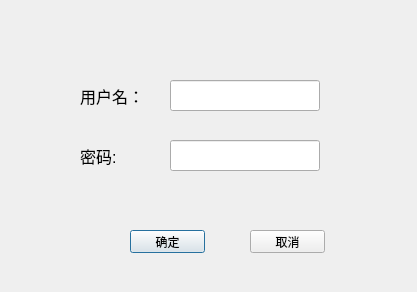
<?xml version="1.0" encoding="UTF-8"?>
<ui version="4.0">
 <class>Login</class>
 <widget class="QDialog" name="Login">
  <property name="geometry">
   <rect>
    <x>0</x>
    <y>0</y>
    <width>417</width>
    <height>292</height>
   </rect>
  </property>
  <property name="windowTitle">
   <string>Dialog</string>
  </property>
  <widget class="QLabel" name="label">
   <property name="geometry">
    <rect>
     <x>80</x>
     <y>80</y>
     <width>61</width>
     <height>31</height>
    </rect>
   </property>
   <property name="font">
    <font>
     <pointsize>12</pointsize>
    </font>
   </property>
   <property name="text">
    <string>用户名：</string>
   </property>
  </widget>
  <widget class="QLabel" name="label_2">
   <property name="geometry">
    <rect>
     <x>80</x>
     <y>140</y>
     <width>61</width>
     <height>31</height>
    </rect>
   </property>
   <property name="font">
    <font>
     <pointsize>12</pointsize>
    </font>
   </property>
   <property name="text">
    <string>密码:</string>
   </property>
  </widget>
  <widget class="QLineEdit" name="lineEdit_loginName">
   <property name="geometry">
    <rect>
     <x>170</x>
     <y>80</y>
     <width>150</width>
     <height>31</height>
    </rect>
   </property>
  </widget>
  <widget class="QLineEdit" name="lineEdit_loginPassword">
   <property name="geometry">
    <rect>
     <x>170</x>
     <y>140</y>
     <width>150</width>
     <height>31</height>
    </rect>
   </property>
   <property name="echoMode">
    <enum>QLineEdit::Password</enum>
   </property>
  </widget>
  <widget class="QPushButton" name="pushButton">
   <property name="geometry">
    <rect>
     <x>130</x>
     <y>230</y>
     <width>75</width>
     <height>23</height>
    </rect>
   </property>
   <property name="text">
    <string>确定</string>
   </property>
  </widget>
  <widget class="QPushButton" name="pushButton_2">
   <property name="geometry">
    <rect>
     <x>250</x>
     <y>230</y>
     <width>75</width>
     <height>23</height>
    </rect>
   </property>
   <property name="text">
    <string>取消</string>
   </property>
  </widget>
 </widget>
 <resources/>
 <connections/>
</ui>
